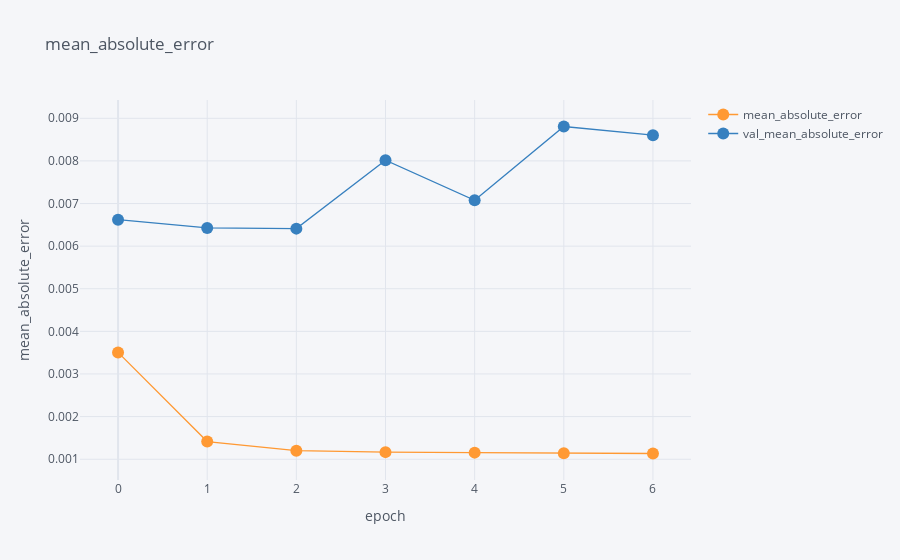

Notebook source saved alongside this figure:
### Code cell
df[['epoch', 'mean_absolute_error', 'val_mean_absolute_error']].iplot(
    x='epoch',
    mode='lines+markers',
    xTitle='epoch',
    yTitle='mean_absolute_error', 
    title='mean_absolute_error'
)

### Figure 1 — Plotly figure (JSON) as saved in the notebook; plotly's stock layout.template omitted (floating-point values rounded to 4 significant figures)
{"data": [{"line": {"color": "rgba(255, 153, 51, 1.0)", "dash": "solid", "shape": "linear", "width": 1.3}, "marker": {"size": 12, "symbol": "circle"}, "mode": "lines+markers", "name": "mean_absolute_error", "text": "", "type": "scatter", "x": [0, 1, 2, 3, 4, 5, 6], "y": [0.003506, 0.001414, 0.0012, 0.001166, 0.001155, 0.001142, 0.001134]}, {"line": {"color": "rgba(55, 128, 191, 1.0)", "dash": "solid", "shape": "linear", "width": 1.3}, "marker": {"size": 12, "symbol": "circle"}, "mode": "lines+markers", "name": "val_mean_absolute_error", "text": "", "type": "scatter", "x": [0, 1, 2, 3, 4, 5, 6], "y": [0.006621, 0.006427, 0.006411, 0.008015, 0.007077, 0.008807, 0.008605]}], "layout": {"legend": {"bgcolor": "#F5F6F9", "font": {"color": "#4D5663"}}, "paper_bgcolor": "#F5F6F9", "plot_bgcolor": "#F5F6F9", "title": {"font": {"color": "#4D5663"}, "text": "mean_absolute_error"}, "xaxis": {"gridcolor": "#E1E5ED", "showgrid": true, "tickfont": {"color": "#4D5663"}, "title": {"font": {"color": "#4D5663"}, "text": "epoch"}, "zerolinecolor": "#E1E5ED"}, "yaxis": {"gridcolor": "#E1E5ED", "showgrid": true, "tickfont": {"color": "#4D5663"}, "title": {"font": {"color": "#4D5663"}, "text": "mean_absolute_error"}, "zerolinecolor": "#E1E5ED"}}}
